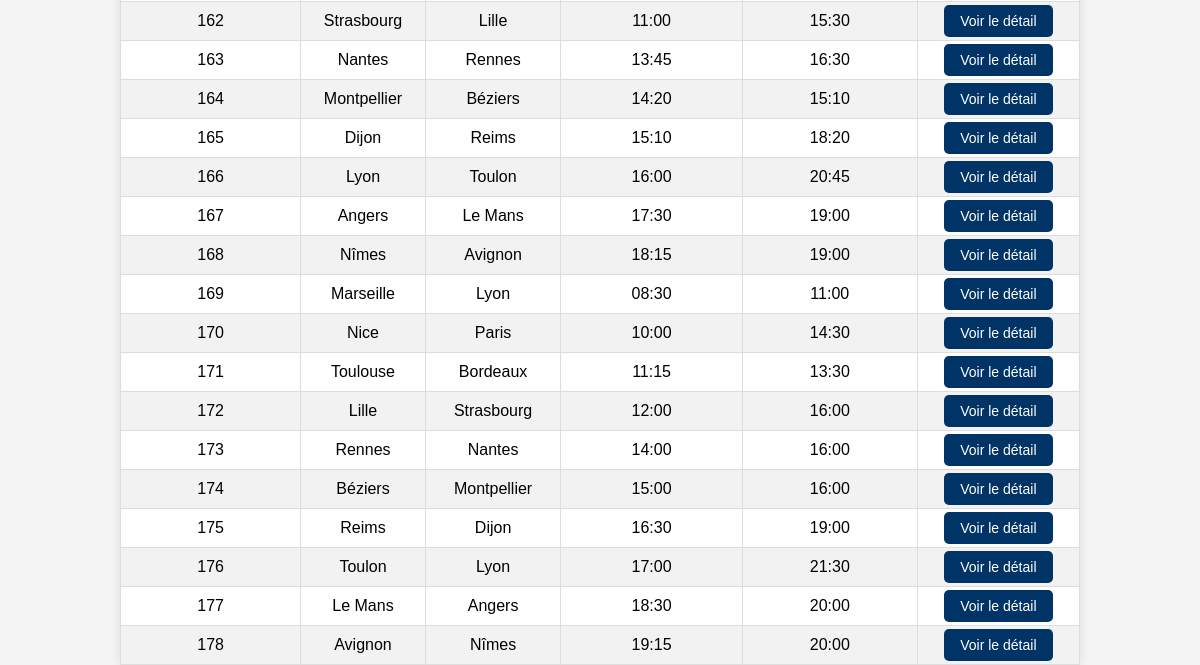
Before: /trains/index (lower part) with the older database file.
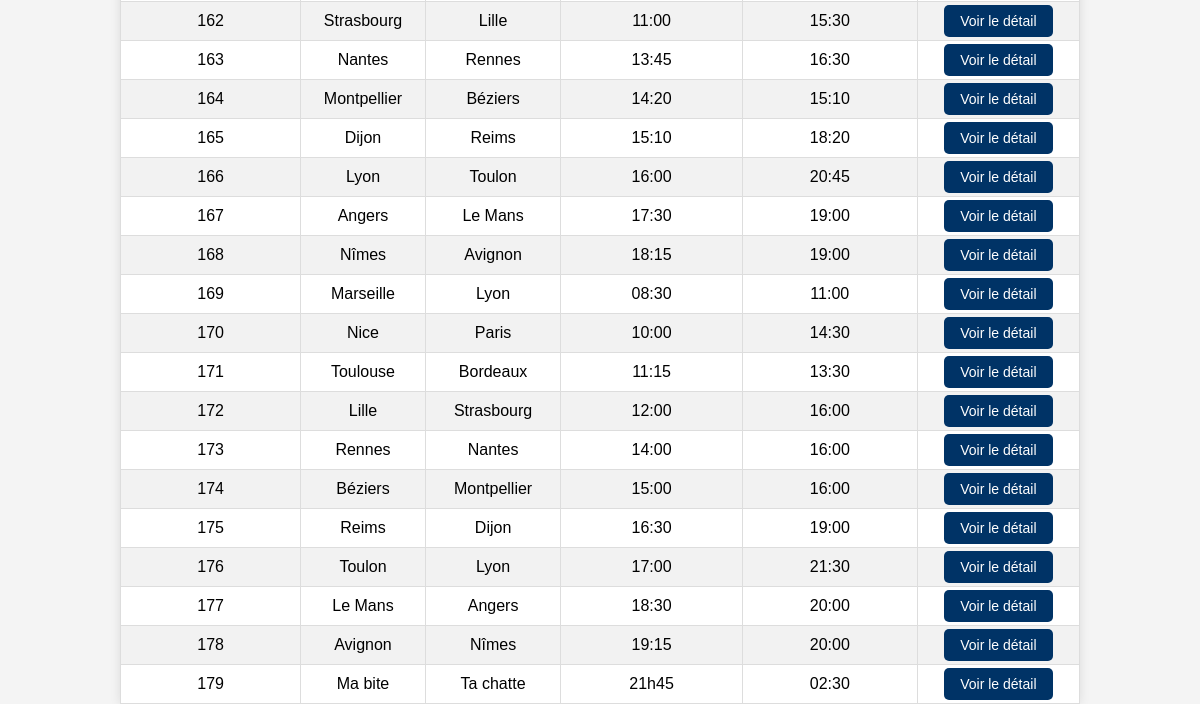
After: the same page with the newer database file.
### trainsApp/models.py (models this page shows)
class Trains(models.Model) :
    trainsId = models.AutoField(primary_key=True)
    origine = models.CharField(max_length=20)
    destination = models.CharField(max_length=20)
    heure_de_depart = models.CharField(max_length=20)
    heure_arrive = models.CharField(max_length = 20)
    description = models.CharField(max_length = 20000)

### trainsApp/views.py (the view)
# urls.py: path('index', views.index , name="index"),
def index(request):
    listeTrains = Trains.objects.all()
    return render(request, 'trains/index.html', {'trains': listeTrains})

### trainsApp/templates/trains/index.html (shortened to what this page needs)
<!DOCTYPE html>
<html lang="fr">
<head>
</head>
<body>
    <main>
        <table>
            <tbody>
                {% for train in trains %}
                <tr>
                    <td>{{ train.trainsId }}</td>
                    <td>{{ train.origine }}</td>
                    <td>{{ train.destination }}</td>
                    <td>{{ train.heure_de_depart }}</td>
                    <td>{{ train.heure_arrive }}</td>
                    <td><a href="{% url 'train_detail' train.trainsId %}" class="detail-button">Voir le détail</a></td>
                </tr>
                {% endfor %}
            </tbody>
        </table>
    </main>
</body>
</html>

### trainsApp/templates/trains/index.html (style rules this page uses)
body { font-family: Arial, sans-serif; margin: 0; padding: 0; background-color: #f4f4f4; }
table { width: 80%; margin: 0 auto; border-collapse: collapse; background-color: #fff; box-shadow: 0 0 10px rgba(0, 0, 0, 0.1); position: relative; }

Changed rows visible on the page:
added Trains: trainsId "179", origine "Ma bite", destination "Ta chatte", heure_de_depart "21h45", heure_arrive "02:30"
